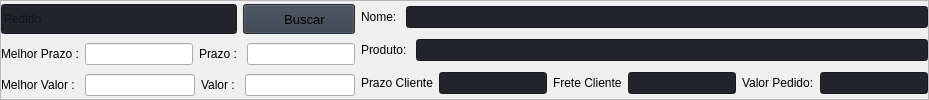
                        <widget class="QFrame" name="row_1">
                         <property name="maximumSize">
                          <size>
                           <width>1600</width>
                           <height>100</height>
                          </size>
                         </property>
                         <property name="frameShape">
                          <enum>QFrame::StyledPanel</enum>
                         </property>
                         <property name="frameShadow">
                          <enum>QFrame::Raised</enum>
                         </property>
                         <layout class="QHBoxLayout" name="horizontalLayout_6">
                          <property name="leftMargin">
                           <number>0</number>
                          </property>
                          <property name="topMargin">
                           <number>0</number>
                          </property>
                          <property name="rightMargin">
                           <number>0</number>
                          </property>
                          <property name="bottomMargin">
                           <number>0</number>
                          </property>
                          <item>
                           <layout class="QGridLayout" name="gridLayout">
                            <property name="sizeConstraint">
                             <enum>QLayout::SetMinimumSize</enum>
                            </property>
                            <property name="bottomMargin">
                             <number>0</number>
                            </property>
                            <item row="3" column="0" colspan="2">
                             <layout class="QHBoxLayout" name="horizontalLayout_15">
                              <item>
                               <widget class="QLabel" name="label_6">
                                <property name="text">
                                 <string>Melhor Valor : </string>
                                </property>
                               </widget>
                              </item>
                              <item>
                               <widget class="QLineEdit" name="lineEdit_2"/>
                              </item>
                              <item>
                               <widget class="QLabel" name="label_9">
                                <property name="text">
                                 <string>Valor : </string>
                                </property>
                               </widget>
                              </item>
                              <item>
                               <widget class="QLineEdit" name="lineEdit_10"/>
                              </item>
                             </layout>
                            </item>
                            <item row="1" column="0">
                             <widget class="QLineEdit" name="lineEdit">
                              <property name="minimumSize">
                               <size>
                                <width>0</width>
                                <height>30</height>
                               </size>
                              </property>
                              <property name="styleSheet">
                               <string notr="true">background-color: rgb(33, 37, 43);</string>
                              </property>
                              <property name="inputMask">
                               <string/>
                              </property>
                              <property name="text">
                               <string/>
                              </property>
                              <property name="placeholderText">
                               <string>Pedido</string>
                              </property>
                             </widget>
                            </item>
                            <item row="1" column="1">
                             <widget class="QPushButton" name="pushButton">
                              <property name="minimumSize">
                               <size>
                                <width>112</width>
                                <height>30</height>
                               </size>
                              </property>
                              <property name="font">
                               <font>
                                <pointsize>10</pointsize>
                                <italic>false</italic>
                                <bold>false</bold>
                               </font>
                              </property>
                              <property name="cursor">
                               <cursorShape>PointingHandCursor</cursorShape>
                              </property>
                              <property name="styleSheet">
                               <string notr="true">background-color: rgb(52, 59, 72);</string>
                              </property>
                              <property name="text">
                               <string>   Buscar</string>
                              </property>
                              <property name="icon">
                               <iconset>
                                <normaloff>images/icons/cil-transfer.png</normaloff>images/icons/cil-transfer.png</iconset>
                              </property>
                             </widget>
                            </item>
                            <item row="2" column="0" colspan="2">
                             <layout class="QHBoxLayout" name="horizontalLayout_20">
                              <item>
                               <widget class="QLabel" name="label_7">
                                <property name="text">
                                 <string>Melhor Prazo :</string>
                                </property>
                               </widget>
                              </item>
                              <item>
                               <widget class="QLineEdit" name="lineEdit_3"/>
                              </item>
                              <item>
                               <widget class="QLabel" name="label_10">
                                <property name="text">
                                 <string>Prazo : </string>
                                </property>
                               </widget>
                              </item>
                              <item>
                               <widget class="QLineEdit" name="lineEdit_6"/>
                              </item>
                             </layout>
                            </item>
                           </layout>
                          </item>
                          <item>
                           <layout class="QGridLayout" name="gridLayout_3">
                            <item row="3" column="0">
                             <layout class="QHBoxLayout" name="horizontalLayout_7">
                              <item>
                               <layout class="QHBoxLayout" name="horizontalLayout_16">
                                <item>
                                 <widget class="QLabel" name="label_8">
                                  <property name="text">
                                   <string>Prazo Cliente</string>
                                  </property>
                                 </widget>
                                </item>
                                <item>
                                 <widget class="QLineEdit" name="lineEdit_4">
                                  <property name="styleSheet">
                                   <string notr="true">background-color: rgb(33, 37, 43);</string>
                                  </property>
                                 </widget>
                                </item>
                               </layout>
                              </item>
                              <item>
                               <layout class="QHBoxLayout" name="horizontalLayout_12">
                                <item>
                                 <widget class="QLabel" name="label_4">
                                  <property name="text">
                                   <string>Frete Cliente</string>
                                  </property>
                                 </widget>
                                </item>
                                <item>
                                 <widget class="QLineEdit" name="lineEdit_9">
                                  <property name="styleSheet">
                                   <string notr="true">background-color: rgb(33, 37, 43);</string>
                                  </property>
                                 </widget>
                                </item>
                               </layout>
                              </item>
                              <item>
                               <layout class="QHBoxLayout" name="horizontalLayout_10">
                                <item>
                                 <widget class="QLabel" name="label_5">
                                  <property name="text">
                                   <string>Valor Pedido:</string>
                                  </property>
                                 </widget>
                                </item>
                                <item>
                                 <widget class="QLineEdit" name="lineEdit_8">
                                  <property name="styleSheet">
                                   <string notr="true">background-color: rgb(33, 37, 43);</string>
                                  </property>
                                 </widget>
                                </item>
                               </layout>
                              </item>
                             </layout>
                            </item>
                            <item row="2" column="0">
                             <layout class="QHBoxLayout" name="horizontalLayout_8">
                              <item>
                               <widget class="QLabel" name="label_3">
                                <property name="text">
                                 <string>Produto: </string>
                                </property>
                               </widget>
                              </item>
                              <item>
                               <widget class="QLineEdit" name="lineEdit_5">
                                <property name="styleSheet">
                                 <string notr="true">background-color: rgb(33, 37, 43);</string>
                                </property>
                               </widget>
                              </item>
                             </layout>
                            </item>
                            <item row="0" column="0">
                             <layout class="QHBoxLayout" name="horizontalLayout_9">
                              <item>
                               <widget class="QLabel" name="label_2">
                                <property name="text">
                                 <string>Nome: </string>
                                </property>
                               </widget>
                              </item>
                              <item>
                               <widget class="QLineEdit" name="lineEdit_7">
                                <property name="styleSheet">
                                 <string notr="true">background-color: rgb(33, 37, 43);</string>
                                </property>
                               </widget>
                              </item>
                             </layout>
                            </item>
                           </layout>
                          </item>
                         </layout>
                        </widget>
